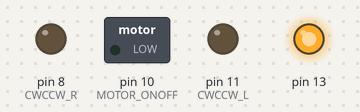
Bench run of a sketch on a simulated Arduino Uno, built with avr-gcc and run on an emulated ATmega328P. On the bench: switched loads named in the sketch (green lamp = pin HIGH), output pins drawn as LEDs (lit = HIGH). Pins used as bus, display or sensor lines are not drawn; what the sketch prints to the serial monitor is not drawn.

Above: at 0.1 s.
At 68.1 s:
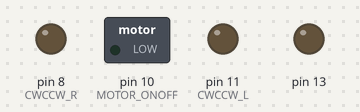
Timing chart, 0 to 74.5 s (numbered marks = the images above):
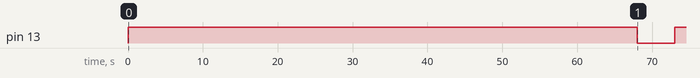

The sketch:

test_roll.ino
```cpp
#include <TimerOne.h>

//モータードライバー用端子
#define CLOCK_L  12
#define CLOCK_R  9
#define CWCCW_R 8
#define CWCCW_L 11
#define MOTOR_ONOFF 10


#define LEFT   0//左側のセンサーを0番ピンとする
#define MLEFT  1//真ん中左側のセンサーを1番ピンとする
#define MRIGHT 2//真ん中右側のセンサーを2番ピンとする
#define RIGHT  3//右側のセンサーを3番ぴんとする

//トレースセンサー用変数
int S0=0;
int S1=0;
int S2=0;
int S3=0;

//ステッピングモーター関連変数
double il=0 , ir=0; //パルス幅調整用
double ls=0 , rs=0; //パルス幅調整用
boolean outputl=LOW; //パルス用変数
boolean outputr=LOW; //パルス用変数
boolean outcvl=HIGH;//回転方向用変数
boolean outcvr=LOW;//回転方向用変数

//パルス数カウント変数
boolean Pulsecount=HIGH;//パルスカウント変数　HIGH=ON  LOW=OFF
int Pulsecountl=0;
int Pulsecountr=0;

void timerPulse() {

  if(il>ls){
    digitalWrite(9,outputl);
    outputl = !outputl;
    il=0;
    if(Pulsecount==HIGH){
        Pulsecountl++;
      }
  }

  if(ir>rs){
    digitalWrite(12,outputr);
    outputr = !outputr;
    ir=0;
    if(Pulsecount==HIGH){
        Pulsecountr++;
      }
  }

  il++;
  ir++;
}

void seil (int s){
    S0=analogRead(LEFT);//0番ピン
    S1=analogRead(MLEFT);//1番ピン
    S2=analogRead(MRIGHT);//2番ピン
    S3=analogRead(RIGHT);//3番ピン

    Serial.print(S0);
    Serial.print("\t");
    Serial.print(S1);
    Serial.print("\t");
    Serial.print(S2);
    Serial.print("\t");
    Serial.print(S3);
    Serial.println("\t");

    digitalWrite(8, outcvl);//outcvlに入力されている方向を8番ピンに出力する(実際に実行する)
    digitalWrite(11,outcvr);//outcvrに入力されている方向を11番ピンに出力する(実際に実行する)
    digitalWrite(10,HIGH);
    delayMicroseconds(1);
    ls=s;
    rs=s;
    if(S1>700 && S2<300){
        ls=s;
        rs=s+1;
       }
    if(S1<300&&S2>700){
        ls=s+1;
        rs=s;
      }
    if(S0<300&&S1>500){
        ls=s+47;
        rs=s;
      }
  if(S2>500&&S3<300){
      ls=s;
      rs=s+47;
      }
  }//void seli END...

void turn90R(){
      digitalWrite(10,LOW);
      Timer1.detachInterrupt();
      delay(1);
      ls=5.0;
      rs=5.0;
      delay(1);
      outcvr = HIGH;//後転
      outcvl = HIGH;//前転
      digitalWrite(11,outcvr);
      digitalWrite(8 ,outcvl);
      delay(1);
      Timer1.attachInterrupt(timerPulse);
      digitalWrite(10,HIGH);
      delay(5000);
      digitalWrite(10,LOW);
      Timer1.detachInterrupt();
      outcvr = LOW;//後転
      outcvl = HIGH;//前転
      digitalWrite(11,outcvr);
      digitalWrite(8 ,outcvl);
      delay(5000);


    }//90度右旋回

void setup() {
  //シリアル通信
  Serial.begin(9600);

  pinMode(CLOCK_L,OUTPUT);
  pinMode(CLOCK_R,OUTPUT);
  pinMode(CWCCW_L,OUTPUT);
  pinMode(CWCCW_R,OUTPUT);
  pinMode(MOTOR_ONOFF,OUTPUT);
  pinMode(13,OUTPUT);//モータードライバー用電源５V

  digitalWrite(MOTOR_ONOFF,LOW);
  digitalWrite(CWCCW_R,LOW);
  digitalWrite(CLOCK_L,LOW);
  digitalWrite(13,HIGH);

   //タイマー割り込み設定
  Timer1.initialize(500);//500マイクロ秒単位で設定（250000で1秒に1パルス）
  Timer1.attachInterrupt(timerPulse);

}//void setup END...

void loop() {
    digitalWrite(13,HIGH);
    Serial.print(Pulsecountl);
    Serial.print("\t");
    Serial.println(Pulsecountr);
    if(Pulsecountl==5000){
      digitalWrite(13,LOW);
      delay(5000);
      }
    if(Pulsecountr==5000){
      digitalWrite(13,LOW);
      delay(5000);
      }

}//void
```

Measured:
- by itself, pin 13: HIGH → LOW at 68.0 s, → HIGH 5.0 s later
